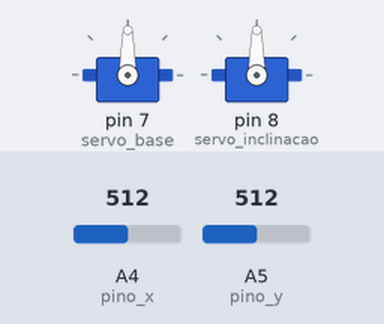
Recording of a sketch running on a simulated Arduino Uno, built with avr-gcc and run on an emulated ATmega328P. On the bench: 2 × servo. The inputs (shaded band) are chosen by the test bench; at power-on: A4 (pino_x) = 512, A5 (pino_y) = 512.

Above: at 1.2 s.
1.3 s: A4 (pino_x) set to 716
At 2.8 s:
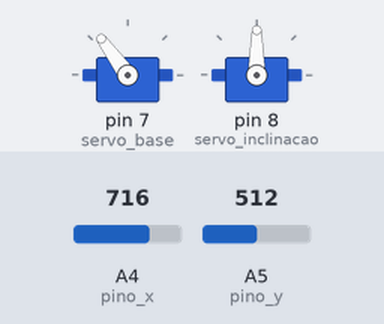
3.4 s: A5 (pino_y) set to 900
At 5.2 s:
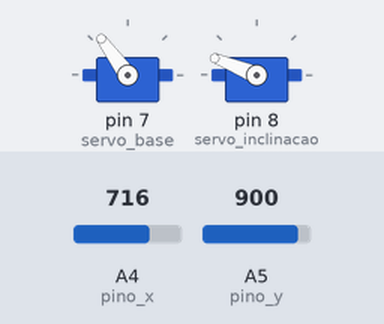
6.0 s: A4 (pino_x) set to 1023
At 8.0 s:
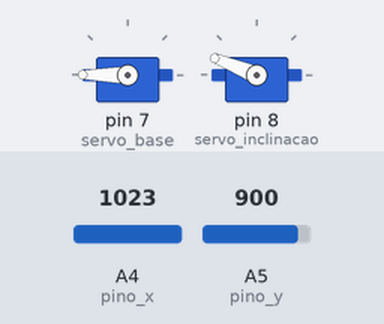
8.3 s: A5 (pino_y) set to 306
At 10.5 s:
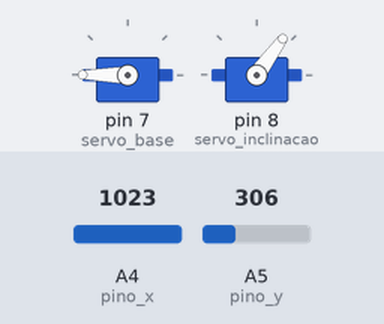
11.3 s: A4 (pino_x) set to 122
At 14.11 s:
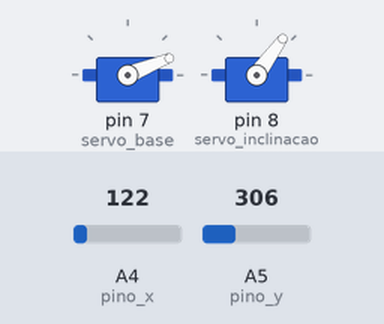
14.3 s: A5 (pino_y) set to 122
At 15.3 s:
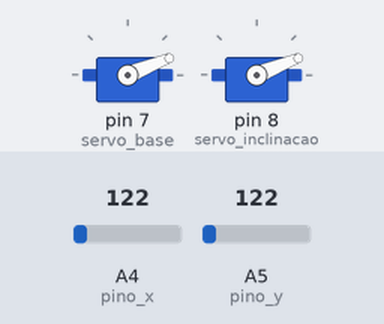
Timing chart, 0 to 17.3 s (numbered marks = the images above; inputs shaded):
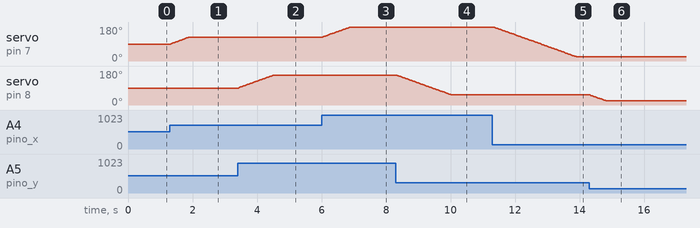

Measured:
- after the input at 1.3 s, servo on pin 7 (servo_base): moves from 90° to 126° over 0.58 s, starting at once
- after the input at 3.4 s, servo on pin 8 (servo_inclinacao): moves from 90° to 158° over 1.1 s, starting at once
- after the input at 6.0 s, servo on pin 7 (servo_base): moves from 126° to 180° over 0.85 s, starting at once
- after the input at 8.3 s, servo on pin 8 (servo_inclinacao): moves from 158° to 54° over 1.7 s, starting after 0.05 s
- after the input at 11.3 s, servo on pin 7 (servo_base): moves from 180° to 22° over 2.6 s, starting after 0.05 s
- after the input at 14.3 s, servo on pin 8 (servo_inclinacao): moves from 54° to 22° over 0.48 s, starting at once

The sketch:

2_Servo_Motor_e_Joystick.ino
```cpp
#include <VarSpeedServo.h>

//Cria objeto para controlar o servo base
VarSpeedServo servo_base;
//Cria objeto para controlar o servo inclinacao
VarSpeedServo servo_inclinacao;

int pino_x = A4; //Pino ligado ao X do joystick
int pino_y = A5; //Pino ligado ao Y do joystick
int val_x;   //Armazena o valor do eixo X
int val_y;   //Armazena o valor do eixo Y

void setup()
{
  //Define a porta a ser ligada ao servo base
  servo_base.attach(7, 1, 180);
  //Define a porta a ser ligada ao servo inclinacao
  servo_inclinacao.attach(8, 1, 180);
}

void loop()
{
  //Recebe o valor do joystick, eixo X
  val_x = analogRead(pino_x);
  //Converte o valor lido para um valor entre 1 e 180 graus
  val_x = map(val_x, 0, 1023, 1, 180);
  //Move o servo base para a posicao definida pelo joystick
  servo_base.slowmove(val_x, 60);
  //Recebe o valor do joystick, eixo Y
  val_y = analogRead(pino_y);
  //Converte o valor lido para um valor entre 1 e 180 graus
  val_y = map(val_y, 0, 1023, 1, 180);
  //Move o servo inclinacao para a posicao definida pelo joystick
  servo_inclinacao.slowmove(val_y, 60);
  //Aguarda a movimentacao do servo e reinicia a leitura
  delay(30);
}
```
